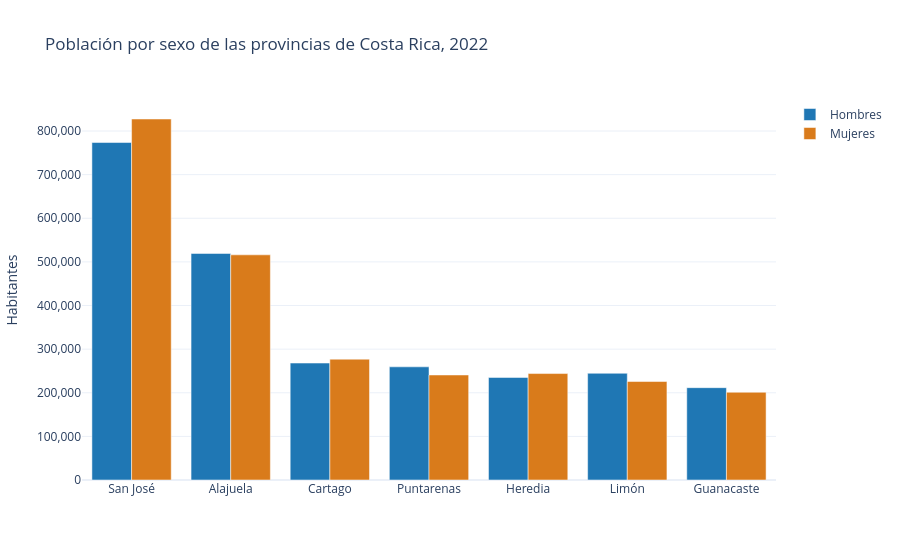

Here is the notebook cell this chart was saved with:
### Markdown cell above
`hover_data` agrega columnas a la etiqueta emergente: aquí, la provincia de cada cantón, un dato que en el gráfico estático no cabía. Para **varias series**, `y` recibe una lista de columnas y `barmode="group"` las coloca lado a lado (sin `barmode`, plotly las apila):

### Code cell
# Población por sexo de cada provincia: barras agrupadas
fig = px.bar(
    provincias.sort_values("poblacion", ascending=False),
    x="provincia",
    y=["hombres", "mujeres"],
    barmode="group",
    title="Población por sexo de las provincias de Costa Rica, 2022",
    labels={"provincia": "Provincia", "value": "Habitantes", "variable": "Sexo"}
)

fig.update_layout(xaxis_title="", yaxis_tickformat=",", legend_title_text="")

# Nombres de las series en la leyenda, en lugar de los nombres de las columnas
fig.for_each_trace(lambda traza: traza.update(name=traza.name.capitalize()))

mostrar(fig)

### Figure 1 — Plotly figure (JSON) as saved in the notebook; plotly's stock layout.template omitted (floating-point values rounded to 4 significant figures)
{"data": [{"alignmentgroup": "True", "hovertemplate": "Sexo=hombres<br>Provincia=%{x}<br>Habitantes=%{y}<extra></extra>", "legendgroup": "hombres", "marker": {"color": "#1F77B4", "pattern": {"shape": ""}}, "name": "Hombres", "offsetgroup": "hombres", "orientation": "v", "showlegend": true, "textposition": "auto", "type": "bar", "x": ["San José", "Alajuela", "Cartago", "Puntarenas", "Heredia", "Limón", "Guanacaste"], "xaxis": "x", "y": [773612, 519317, 268073, 259418, 235107, 244641, 211676], "yaxis": "y"}, {"alignmentgroup": "True", "hovertemplate": "Sexo=mujeres<br>Provincia=%{x}<br>Habitantes=%{y}<extra></extra>", "legendgroup": "mujeres", "marker": {"color": "#D97B1B", "pattern": {"shape": ""}}, "name": "Mujeres", "offsetgroup": "mujeres", "orientation": "v", "showlegend": true, "textposition": "auto", "type": "bar", "x": ["San José", "Alajuela", "Cartago", "Puntarenas", "Heredia", "Limón", "Guanacaste"], "xaxis": "x", "y": [827555, 516147, 277019, 240748, 244010, 225742, 201132], "yaxis": "y"}], "layout": {"barmode": "group", "legend": {"title": {"text": ""}, "tracegroupgap": 0}, "title": {"text": "Población por sexo de las provincias de Costa Rica, 2022"}, "xaxis": {"anchor": "y", "domain": [0.0, 1.0], "title": {"text": ""}}, "yaxis": {"anchor": "x", "domain": [0.0, 1.0], "tickformat": ",", "title": {"text": "Habitantes"}}}}
